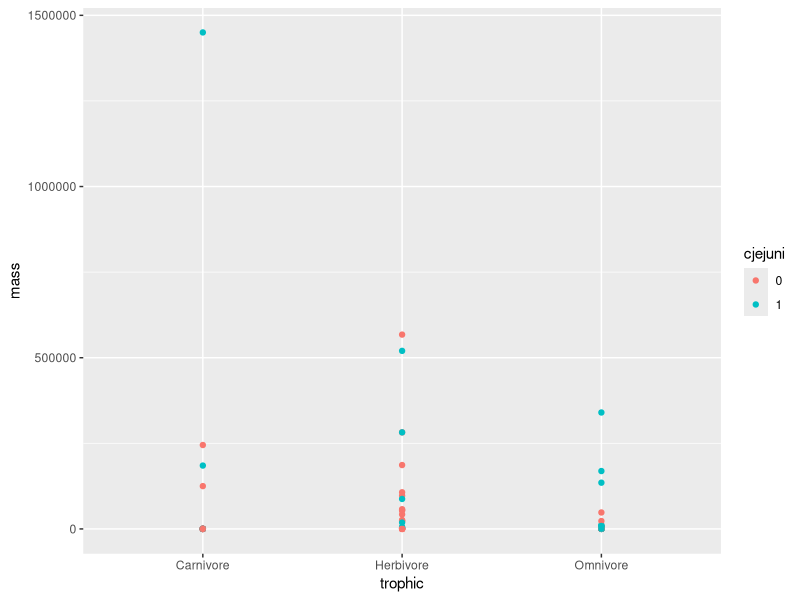
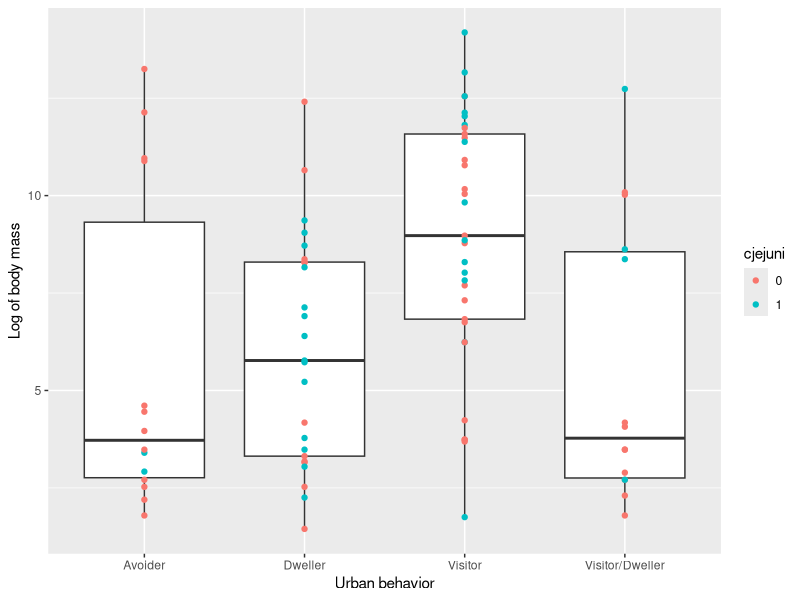
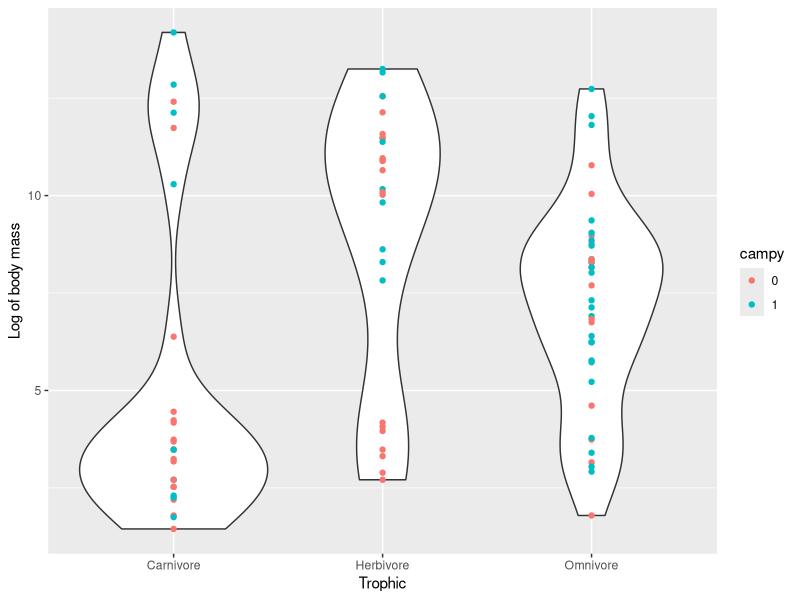

These charts were generated, in order, by the following R code:
rm(list=ls()) #clears workspace

#loads packages
library(ggplot2)
library(gridExtra)
library(viridis)
library(tidyverse)
library(reshape2)
library(tidyr)

#reads csv file from my meta-analysis data into workspace
campylobacter <- read.csv("campylobacterreview_data.csv")
#first 6 rows
head(campylobacter)

#is there a more efficient way to do this part than including it in my code every week?
campylobacter$cjejuni <- as.factor(campylobacter$cjejuni) #force cjejuni variable into a factor
campylobacter$ccoli <- as.factor(campylobacter$ccoli) #force ccoli variable into a factor
campylobacter$campy <- as.factor(campylobacter$campy) #force campylobacter variable into a factor

#creates a dot plot of trophic level on the x axis and mass (in grams) on the y axis 
#the color command further breaks it down by cjejuni presence/absence
#was getting a weird graph with the 'NA' values, but used stackexchange advice below!
m1 <- campylobacter %>%
  filter(!is.na(cjejuni)) %>%
  ggplot(aes(x = trophic, y = mass, color=cjejuni))+
  geom_point(size=1.5)
m1

#log transforms mass because there is a large amount of variation across taxa
campylobacter$logmass <- log(campylobacter$mass)

#boxplot of urban association on the x axis and mass on the y axis
#creates two boxplots at levels of urban assocation according to cjejuni presence/absence
#also added the points back in to help with visualization
#also changed the default x and y axis labels to better explain the variables
m2<- campylobacter %>%
  filter(!is.na(cjejuni)) %>%
  ggplot(aes(x = urban, y = logmass))+
  geom_boxplot()+
  geom_point(aes(color=cjejuni)) +
  xlab ("Urban behavior") +
  ylab ("Log of body mass")
m2

#violin plot of trophic on the x axis and mass on the y axis
#creates two boxplots at levesl of trophic level according to campy presence/absence
#also added the points back in to help with visualization
#also changed the default x and y axis labels to better explain the variables
m3<- campylobacter %>%
  filter(!is.na(campy)) %>%
  ggplot(aes(x = trophic, y = logmass))+
  geom_violin()+
  geom_point(aes(color=campy)) +
  xlab ("Trophic") +
  ylab ("Log of body mass")
m3












